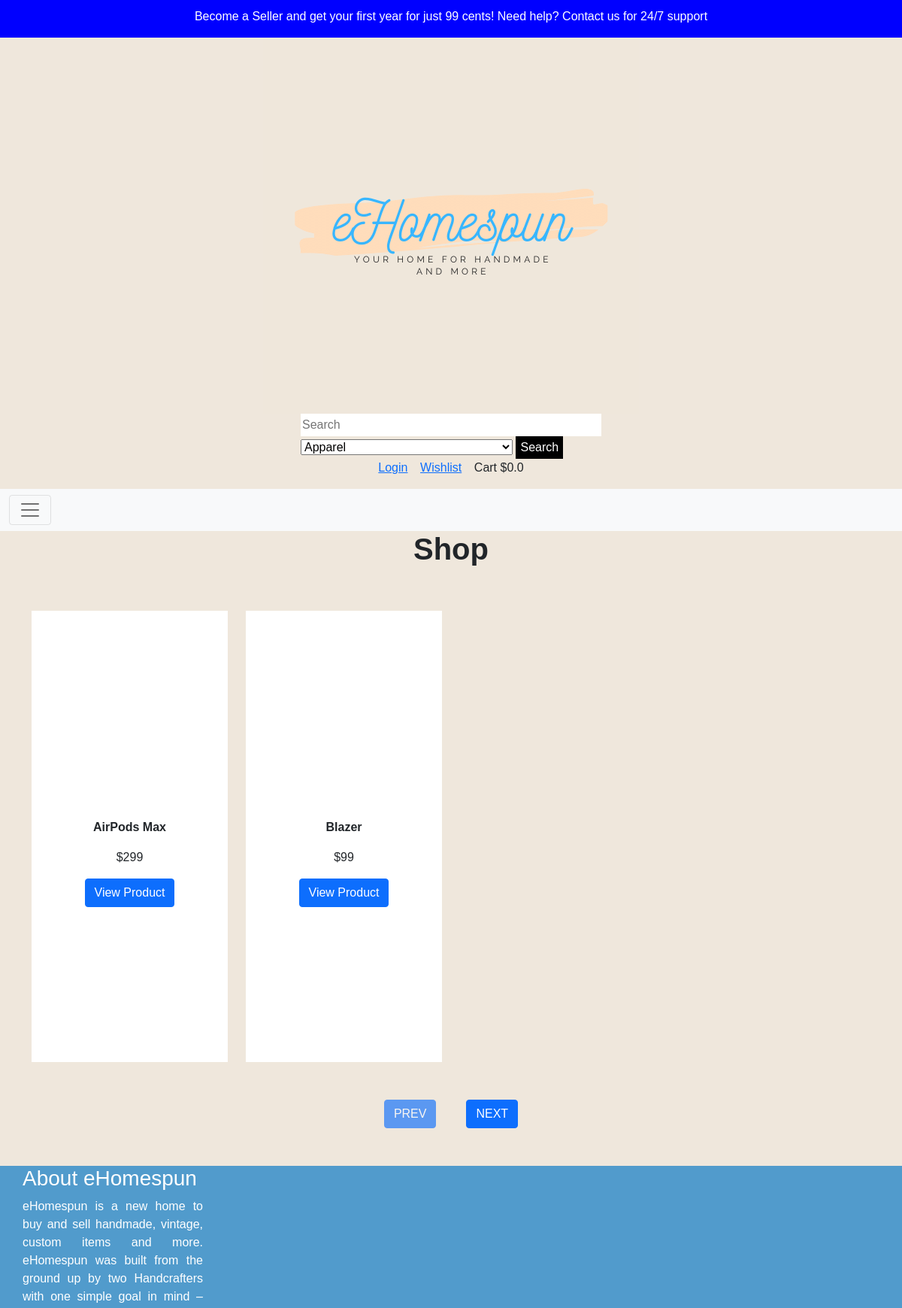
The page /shop/ (upper part) on the database as committed earlier.
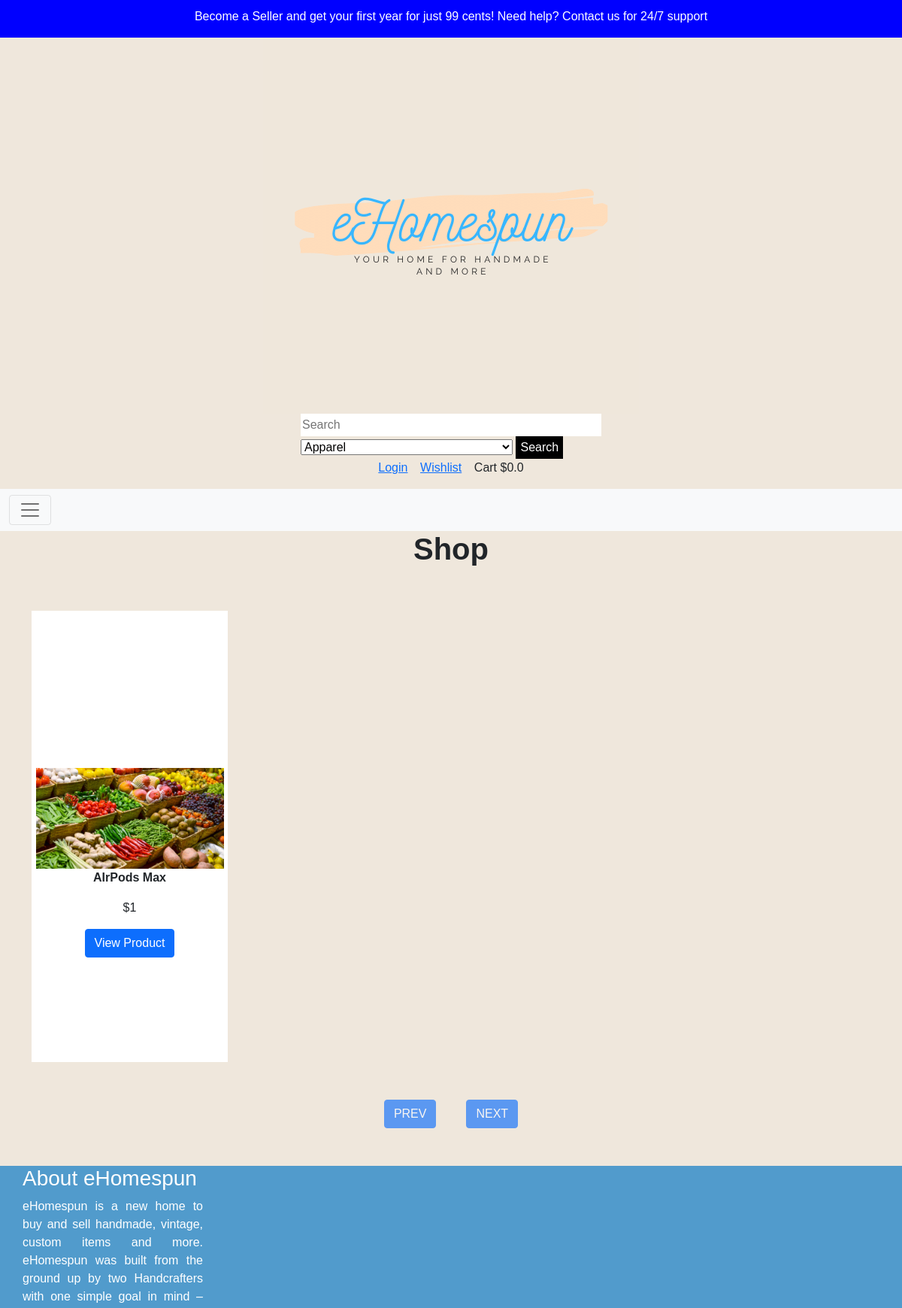
The same page on the database as committed later.
### WebApp/models.py (models this page shows, shortened)
class Product(models.Model):
    id = models.AutoField(primary_key=True)
    name = models.CharField(max_length=100, default="")
    description = models.TextField(default="")
    short_description = models.TextField(default="")
    category_id = models.IntegerField(default=0)
    image1 = models.ImageField(upload_to="product/images",  default="")
    image2 = models.ImageField(upload_to="product/images",  default="")
    image3 = models.ImageField(upload_to="product/images",  default="")
    type = models.CharField(max_length=50, default="")
    price = models.CharField(max_length=10, default="")
    sale_price = models.CharField(max_length=10, default="")
    tax_status = models.CharField(max_length=20, default="")
    tax_class = models.CharField(max_length=20, default="")
    stock_status = models.CharField(max_length=20, default="In Stock")
    currency = models.CharField(max_length=5,  default="$")
    seller_id = models.IntegerField(default=0)

### WebApp/views.py (the view, shortened to what this page needs)
# urls.py: path('shop/', views.shopPage, name='shopPage'),
def shopPage(request):
    try:
        username = request.session["username"]
    except:
        username = None
    cart_total = 0.00
    page = request.GET.get('page-number')
    page_number = 0
    if page == None:
        page_number = 1
    else:
        page_number = int(page)
    prev_page = 0
    next_page = 0
    if page_number != 1:
        prev_page = page_number - 1
    allProducts = Product.objects.all()
    start_index = (page_number - 1) * 2
    end_index = start_index + 2
    products = []
    if end_index >= len(allProducts):
        products = allProducts[start_index:]
    else:
        products = allProducts[start_index:end_index]
        next_page = page_number + 1
    categories = Category.objects.all()
    params = {
        "products": products,
        "next_page": next_page,
        "prev_page": prev_page,
        "categories":categories,
        "cart_total": cart_total
    }
    return render(request, 'shop.html', params)

### templates/shop.html (shortened to what this page needs)
{% extends 'base.html' %}
{% load static %}
{% block css %}
<link rel="stylesheet" href="{% static 'css/shop/shop.css' %}">
{% endblock %}
{% block body %}
<div class="container main-shop-container">
    <h1><strong>Shop</strong></h1>
    <div class="row">
        {% for product in products %}
        <div class="col-xl-3 col-lg-4 col-md-6 col-sm-12">
            <div class="container-fluid product-container">
                <img src="{{product.image1}}" alt="{{product.title}}" class="product-image">
                <p><strong>{{product.name}}</strong></p>
                <p>{{product.currency}}{{product.sale_price}}</p>
                <form action="/product/" method="GET">
                    <button class="btn btn-primary">View Product</button>
                </form>
            </div>
        </div>
        {% endfor %}
    </div>
</div>
<div class="pages-container">
    <form class="form-page">
        {% if prev_page != 0 %}
        <button type="submit" class="btn btn-primary">PREV</button>
        {% else %}
        <button type="submit" class="btn btn-primary disabled" disabled>PREV</button>
        {% endif %}
    </form>
    <form class="form-page">
        {% if next_page != 0 %}
        <button type="submit" class="btn btn-primary">NEXT</button>
        {% else %}
        <button type="submit" class="btn btn-primary disabled" disabled>NEXT</button>
        {% endif %}
    </form>
</div>
{% endblock %}

### templates/base.html (shortened to what this page needs)
{% load static %}
<!DOCTYPE html>
<html lang="en">
<head>
    <link href="https://cdn.jsdelivr.net/npm/bootstrap@5.0.2/dist/css/bootstrap.min.css" rel="stylesheet">
    <link rel="stylesheet" href="{% static 'css/base.css' %}">
    <link rel="stylesheet" href="{% static 'css/baseDesktop.css' %}" media="screen and (max-width: 1780px)">
    <link rel="stylesheet" href="{% static 'css/baseLaptop.css' %}" media="screen and (max-width: 1350px)">
    <link rel="stylesheet" href="{% static 'css/baseTablet.css' %}" media="screen and (max-width: 750px)">
    <link rel="stylesheet" href="{% static 'css/basePhone.css' %}" media="screen and (max-width: 570px)">
    {% block css %}{% endblock %}
</head>
<body>
    <div class="header">
        <p>Become a Seller and get your first year for just 99 cents! Need help? Contact us for 24/7 support</p>
    </div>
    <div class="nav-bar">
        <img src="../static/assets/logo.png" alt="eHomespun-logo">
        <form class="form-horizontal" action="/search-product/" method="GET">
            <input type="text" name="search-term" placeholder="Search" class="text-input">
            <select name="category">
                {% for category in categories %}
                <option value="{{category.name}}">{{category.name}}</option>
                {% endfor %}
            </select>
            <button type="submit" id="submit-button">
                Search
            </button>
        </form>
        <div class="navbar-sub-container">
            {% if not user.is_authenticated %}
            <div>
                <p><a href="/login/">Login</a></p>
            </div>
            {% else %}
            <div>
                <p><a href="/logout/">Logout</a></p>
            </div>
            {% endif %}
            <div>
                <p><a href="/wishlist/">Wishlist</a></p>
            </div>
            <div class="cart-div">
                <p>Cart ${{cart_total}}</p>
            </div>
        </div>
    </div>
    <nav class="navbar navbar-expand-xxl navbar-light bg-light">
        <div class="container-fluid">
            <button class="navbar-toggler me-auto" type="button" data-bs-toggle="collapse" data-bs-target="#navbarSupportedContent" aria-controls="navbarSupportedContent" aria-expanded="false" aria-label="Toggle navigation">
                <span class="navbar-toggler-icon"></span>
            </button>
        </div>
    </nav>
    {% block body %}{% endblock %}
    <div class="footer">
        <div>
            <h3>About eHomespun</h3>
            <p></p>
        </div>
    </div>
</body>
</html>

### static/css/base.css (style rules this page uses)
body { background-color: #efe7dc; margin: 0px; font-family: Helvetica; }
.header { display: flex; align-items: center; background-color: blue; color: white; padding-top: 10px; }
.header p { text-align: center; width: 100%; }
.nav-bar { display: flex; align-items: center; width: 80%; margin-left: auto; margin-right: auto; }
.navbar-sub-container { display: flex; flex-direction: row; align-items: center; margin-left: auto; margin-right: auto; width: 210px; }
.navbar-sub-container div { margin-left: auto; margin-right: auto; }
.nav-bar img, .nav-bar form, .nav-bar a { margin-left: auto; margin-right: auto; }
.text-input { border-style: none; height: 30px; width: 400px; }
#submit-button { border-style: none; background-color: black; color: white; height: 30px; cursor: pointer; }
.footer { background-color: #519bcc; color: white; display: flex; align-items: center; }
.footer div { width: 20%; margin-left: auto; margin-right: auto; display: flex; flex-direction: column; text-align: justify; }

### static/css/baseDesktop.css (style rules this page uses)
.nav-bar { flex-direction: column; }

### static/css/baseLaptop.css (style rules this page uses)
.form-horizontal { flex-direction: column; }
.form-horizontal input { display: block; }

### static/css/shop/shop.css (style rules this page uses)
.main-shop-container { text-align: center }
.product-container { display: flex; flex-direction: column; align-items: center; justify-content: center; background-color: white; height: 600px; margin-top: 50px; }
.product-image { width: 250px; margin-top: 70px; }
.pages-container { margin-top: 50px; margin-bottom: 50px; display: flex; justify-content: center; }
.form-page { margin-left: 20px; margin-right: 20px;; }

### static/css/baseTablet.css (style rules this page uses)
.footer { flex-direction: column; padding-bottom: 20px; }
.footer div { width: 80%; margin-left: auto; margin-right: auto; }

### static/css/basePhone.css (style rules this page uses)
.nav-bar img { width: 90%; }
.text-input { width: 200px;; }

Rows that differ between the two databases and show on the page:
removed Product: name "AirPods Max", currency "$", sale_price "299"
removed Product: name "Blazer", currency "$", sale_price "99"
added Product: image1 (picture), name "AIrPods Max", currency "$", sale_price "1"
